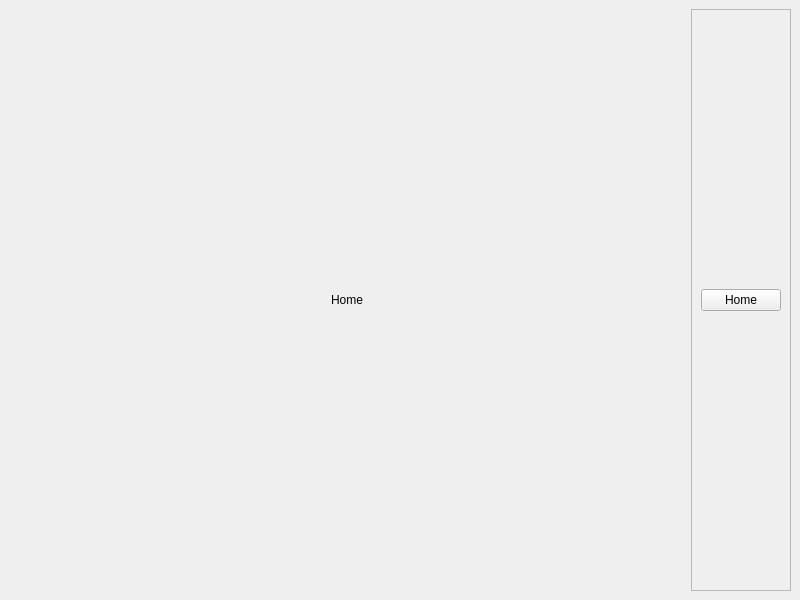
<?xml version="1.0" encoding="UTF-8"?>
<ui version="4.0">
 <class>MainWindow</class>
 <widget class="QMainWindow" name="MainWindow">
  <property name="geometry">
   <rect>
    <x>0</x>
    <y>0</y>
    <width>800</width>
    <height>600</height>
   </rect>
  </property>
  <property name="windowTitle">
   <string>MainWindow</string>
  </property>
  <widget class="QWidget" name="centralwidget">
   <layout class="QHBoxLayout" name="horizontalLayout">
    <item>
     <widget class="QStackedWidget" name="stackedWidget">
      <widget class="QWidget" name="home">
       <layout class="QHBoxLayout" name="horizontalLayout_2">
        <item>
         <widget class="QLabel" name="label">
          <property name="text">
           <string>Home</string>
          </property>
          <property name="alignment">
           <set>Qt::AlignCenter</set>
          </property>
         </widget>
        </item>
       </layout>
      </widget>
     </widget>
    </item>
    <item>
     <widget class="QFrame" name="buttonFrame">
      <property name="frameShape">
       <enum>QFrame::StyledPanel</enum>
      </property>
      <property name="frameShadow">
       <enum>QFrame::Raised</enum>
      </property>
      <layout class="QVBoxLayout" name="verticalLayout">
       <item>
        <widget class="QPushButton" name="pushButton">
         <property name="text">
          <string>Home</string>
         </property>
        </widget>
       </item>
      </layout>
     </widget>
    </item>
   </layout>
  </widget>
 </widget>
 <resources/>
 <connections/>
</ui>
